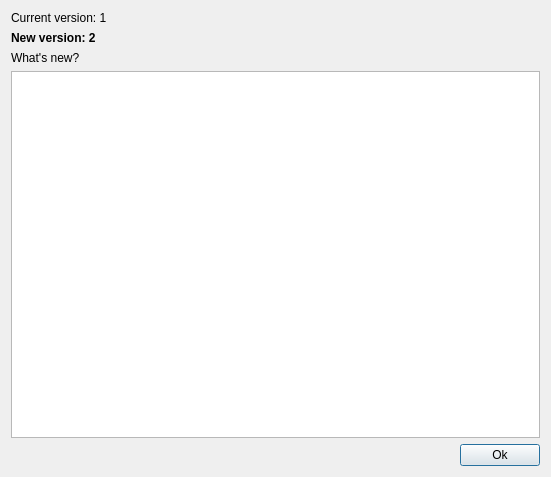
<?xml version="1.0" encoding="UTF-8"?>
<ui version="4.0">
 <class>UpdaterDialog</class>
 <widget class="QDialog" name="UpdaterDialog">
  <property name="geometry">
   <rect>
    <x>0</x>
    <y>0</y>
    <width>551</width>
    <height>477</height>
   </rect>
  </property>
  <property name="windowTitle">
   <string>Dialog</string>
  </property>
  <layout class="QVBoxLayout" name="verticalLayout_2">
   <item>
    <layout class="QVBoxLayout" name="verticalLayout">
     <item>
      <widget class="QLabel" name="labelCurrent">
       <property name="text">
        <string>Current version: 1</string>
       </property>
      </widget>
     </item>
     <item>
      <widget class="QLabel" name="labelNew">
       <property name="font">
        <font>
         <weight>75</weight>
         <bold>true</bold>
        </font>
       </property>
       <property name="text">
        <string>New version: 2</string>
       </property>
      </widget>
     </item>
    </layout>
   </item>
   <item>
    <widget class="QLabel" name="label_3">
     <property name="text">
      <string>What's new?</string>
     </property>
     <property name="margin">
      <number>7</number>
     </property>
    </widget>
   </item>
   <item>
    <widget class="QTextBrowser" name="textBrowser">
     <property name="openExternalLinks">
      <bool>true</bool>
     </property>
    </widget>
   </item>
   <item>
    <layout class="QHBoxLayout" name="horizontalLayout">
     <item>
      <spacer name="horizontalSpacer">
       <property name="orientation">
        <enum>Qt::Horizontal</enum>
       </property>
       <property name="sizeHint" stdset="0">
        <size>
         <width>40</width>
         <height>20</height>
        </size>
       </property>
      </spacer>
     </item>
     <item>
      <widget class="QPushButton" name="pushButton">
       <property name="text">
        <string>Ok</string>
       </property>
      </widget>
     </item>
    </layout>
   </item>
  </layout>
 </widget>
 <resources/>
 <connections/>
</ui>
